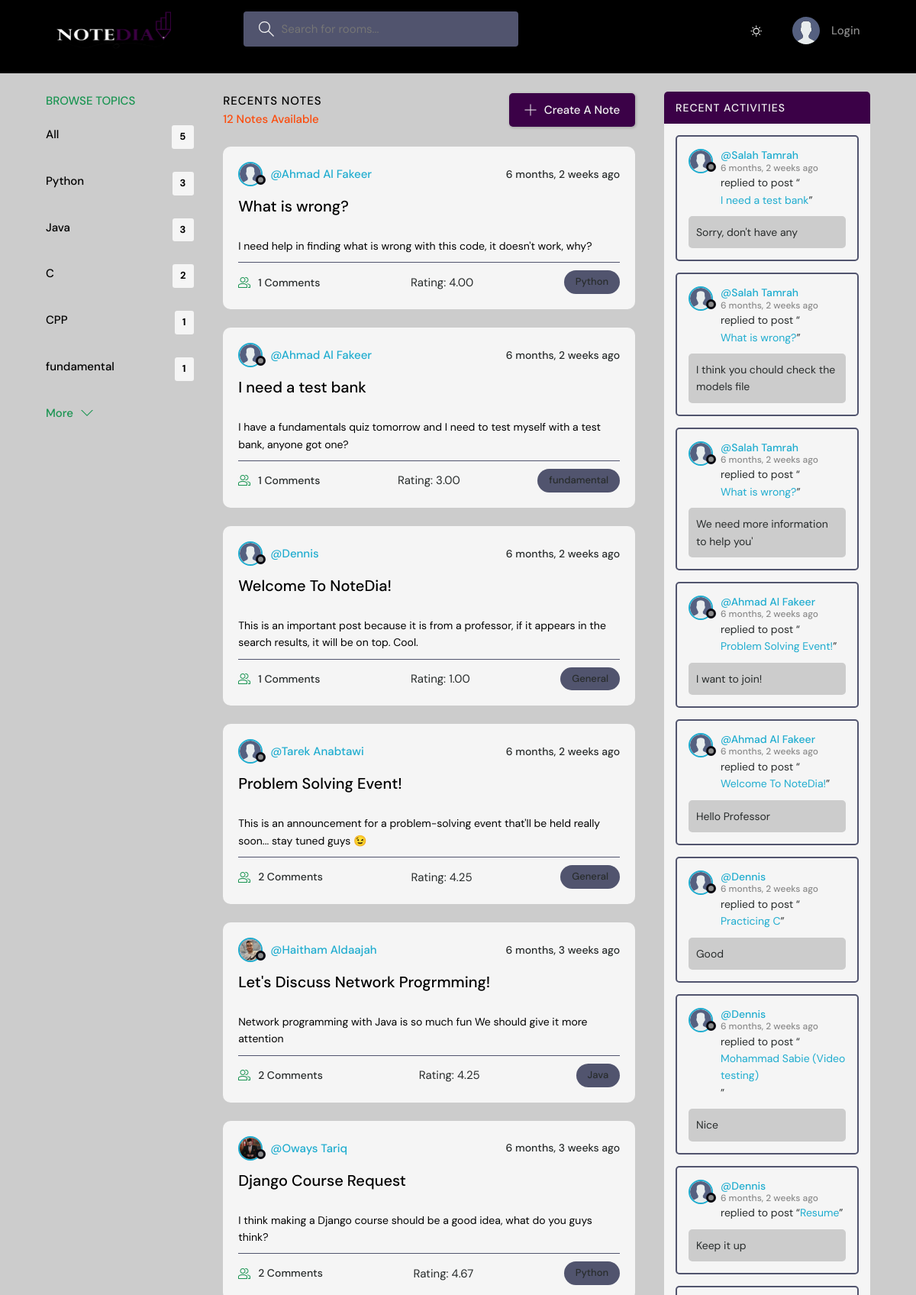
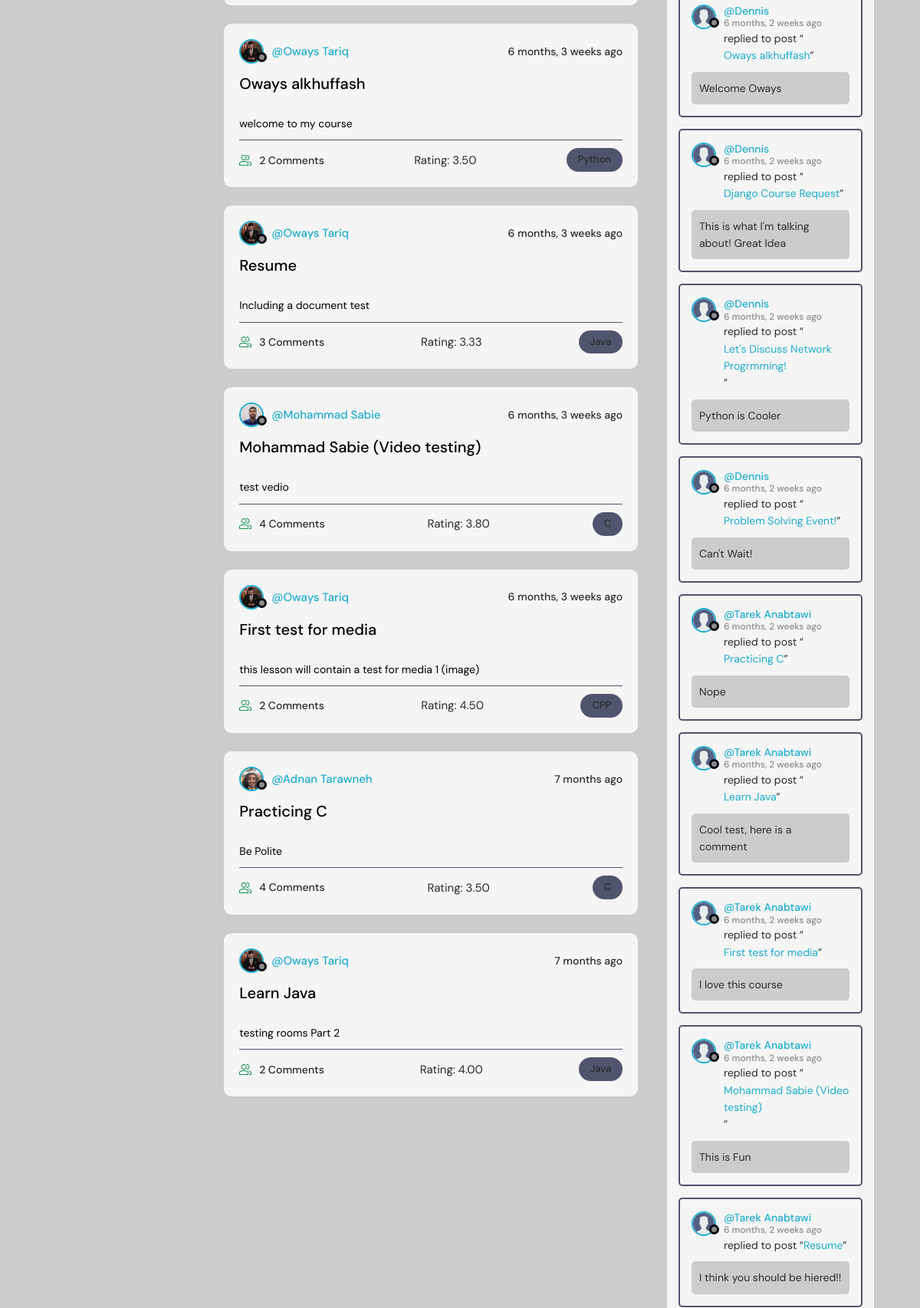
The page / (upper part) on the database its author committed (2 pictures, top to bottom).
### base/models.py (models this page shows, shortened)
class Topic(models.Model):
    name = models.CharField(max_length=200)
    MAJOR_CHOICES = [
        ('Computer Science','Computer Science'),
        ('Computer Information Systems','Computer Information Systems'),
        ('Bussiness Information Technology','Bussiness Information Technology'),
        ('Artifical Intelligence','Artifical Intelligence'),
        ('Data Science','Data Science'),
        ('CyberSecurity','CyberSecurity'),
        ('Computer Engineering','Computer Engineering'),
        ('Software Engineering','Software Engineering'),
    ]
    majors = MultiSelectField(max_length=200, choices=MAJOR_CHOICES,null=True)

class Room(models.Model):
    host = models.ForeignKey(User,on_delete=models.SET_NULL,null=True)
    topic = models.ForeignKey(Topic,on_delete=models.SET_NULL,null=True)
    name = models.CharField(max_length=200)
    description = models.TextField(null=True,blank=True)
    participants = models.ManyToManyField(User,related_name='participants',blank=True)
    updated = models.DateTimeField(auto_now=True)
    created = models.DateTimeField(auto_now_add=True)
    media_file = models.FileField(null=True,upload_to='media/',blank=True)
    rating_stars = models.IntegerField(choices=(
        (1, '1 Star'),
        (2, '2 Stars'),
        (3, '3 Stars'),
        (4, '4 Stars'),
        (5, '5 Stars'),
    ), null=True, blank=True)
    rating_count = models.IntegerField(default=0)
    rating_average = models.FloatField(default=0)
    rating_sum= models.FloatField(default=0)
    rating = models.IntegerField(default=0)
    last_rated_by = models.ForeignKey(User, on_delete=models.SET_NULL, null=True, related_name='last_rated_room',blank=True)
    isProfessor =models.BooleanField(default=False)
    class Meta:
        ordering= ['-created']
    def __str__(self):
        return self.name

class User(AbstractUser):
    name =models.CharField(max_length=200,null=True)
    email =models.EmailField(unique=True,null=True)
    bio =models.TextField(null=True)
    avatar =models.ImageField(null=True,default="avatar.svg")
    isProfessor =models.BooleanField(default=False)
    major =models.CharField(max_length=70,
                            choices=[('Computer Science','Computer Science'),
                                     ('Computer Information Systems','Computer Information Systems'),
                                     ('Bussiness Information Technology','Bussiness Information Technology'),
                                     ('Artifical Intelligence','Artifical Intelligence'),
                                     ('Data Science','Data Science'),
                                     ('CyberSecurity','CyberSecurity'),
                                     ('Computer Engineering','Computer Engineering'),
                                     ('Software Engineering','Software Engineering'),],null=True)
    topic = models.ManyToManyField(Topic, through="UserTopic",limit_choices_to={'majors': major})
    USERNAME_FIELD ='email'
    REQUIRED_FIELDS =[]

class Message(models.Model):
    user= models.ForeignKey(User,on_delete=models.CASCADE)
    room=models.ForeignKey(Room, on_delete=models.CASCADE)
    body= models.TextField()
    updated = models.DateTimeField(auto_now=True)
    created = models.DateTimeField(auto_now_add=True)
    class Meta:
        ordering= ['-updated','-created']

### base/views.py (the view)
# urls.py: path('',views.Home,name="home"),
def Home(request):
    q=request.GET.get('q')
    if request.GET.get('q') != None :
        rooms=Room.objects.filter(Q(topic__name__icontains=q) | Q(name__icontains=q) | Q(description__icontains=q)).order_by('-isProfessor','-rating_average','-created')
    else:
        q=''
        rooms=Room.objects.filter(Q(topic__name__icontains=q) | Q(name__icontains=q) | Q(description__icontains=q))
    room_count= rooms.count()
    if request.user.is_authenticated:
        topics=User.objects.get(id=request.user.id)
    else:
        topics =Topic.objects.all()[0:5]
    room_messages = Message.objects.filter(Q(room__topic__name__icontains=q))
    context={'rooms':rooms,'room_count':room_count, 'room_messages':room_messages,'topics':topics}
    return render(request,'base/home.html',context)

### base/templates/base/home.html (shortened to what this page needs)
{% extends 'main.html' %}
{% block content %}
<main class="layout layout--3">
  <div class="container">
          {% include 'base/topics_component.html' %}
    <div class="roomList">
            <div class="roomList__header">
              <div>
                <h2>Recents Notes</h2>
                <p>{{room_count}} Notes Available</p>
              </div>
              <a class="btn btn--main" href="{% url 'create-room' %}">
                <svg version="1.1" xmlns="http://www.w3.org/2000/svg" width="32" height="32" viewBox="0 0 32 32">
                  <title>add</title>
                  <path d="M16.943 0.943h-1.885v14.115h-14.115v1.885h14.115v14.115h1.885v-14.115h14.115v-1.885h-14.115v-14.115z">
                  </path>
                </svg>
                Create A Note
              </a>
            </div>
          {% include 'base/feed_component.html' %}
    </div>
          {% include 'base/activity_component.html' %}
  </div>
</main>
{% endblock %}

### base/templates/base/topics_component.html (shortened to what this page needs)
<div class="topics">
  <div class="topics__header">
      <h2>Browse Topics</h2>
  </div>
  <ul class="topics__list">
      {% if user.is_authenticated %}
          <li>
              <a class="topic" href="{% url 'home' %}">All <span>{{ user.topic.count }}</span></a>
          </li>
          {% for topic in user.topic.all %}
              <li>
                  <a class="topic" href="{% url 'home' %}?q={{ topic.name }}">{{ topic.name }} <span>{{ topic.room_set.all.count }}</span></a>
              </li>
          {% endfor %}
      {% else %}
          <li>
              <a class="topic" href="{% url 'home' %}">All <span>{{ topics.count }}</span></a>
          </li>
          {% for topic in topics %}
              <li>
                  <a class="topic" href="{% url 'home' %}?q={{ topic.name }}">{{ topic.name }} <span>{{ topic.room_set.all.count }}</span></a>
              </li>
          {% endfor %}
      {% endif %}
  </ul>
  <a class="btn btn--link" href="{% url 'topics' %}">
      More
      <svg version="1.1" xmlns="http://www.w3.org/2000/svg" width="32" height="32" viewBox="0 0 32 32">
          <title>chevron-down</title>
          <path d="M16 21l-13-13h-3l16 16 16-16h-3l-13 13z"></path>
      </svg>
  </a><br><br>
</div>

### base/templates/base/feed_component.html (shortened to what this page needs)
{% for room in rooms %}
<div class="roomListRoom">
  <div class="roomListRoom__header">
    <a href="{% url 'user-profile' room.host.id %}" class="roomListRoom__author">
      <div class="avatar avatar--small">
        <img src="{{room.host.avatar.url}}" />
      </div>
      <span>@{{room.host.name}}</span>
    </a>
    <div class="roomListRoom__actions">
      <span>{{room.created|timesince}} ago</span>
    </div>
  </div>
  <div class="roomListRoom__content">
    <a href="{% url 'room' room.id %}">{{room.name}}</a>
  </div>
  <div class="room__details">
    {{room.description}}
  </div>
  <div class="roomListRoom__meta">
    <a href="{% url 'room' room.id %}" class="roomListRoom__joined">
      {{room.participants.all.count}} Comments
    </a>
    {% if room.rating_count > 0 %}
    <p>Rating: {{ room.rating_average|floatformat:2 }}</p>
    {% else %}
    <p>No ratings yet.</p>
    {% endif %}
    <p class="roomListRoom__topic">{{room.topic.name}}</p>
  </div>
</div>
{% endfor %}

### base/templates/base/activity_component.html (shortened to what this page needs)
<div class="activities">
    <div class="activities__header">
      <h2>Recent Activities</h2>
    </div>
    {%for message in room_messages%}
    <div class="activities__box">
      <div class="activities__boxHeader roomListRoom__header">
        <a href="{% url 'user-profile' message.user.id %}" class="roomListRoom__author">
          <div class="avatar avatar--small">
            <img src="{{message.user.avatar.url}}" />
          </div>
          <p>
            @{{message.user.name}}
            <span>{{message.created|timesince}} ago</span>
          </p>
        </a>
      </div>
      <div class="activities__boxContent">
        <p>replied to post “<a href="{% url 'room' message.room.id %}">{{message.room}}</a>”</p>
        <div class="activities__boxRoomContent">
            {{message.body}}
        </div>
      </div>
    </div>
    {% endfor %}
  </div>

### rows shown on the page
Topic: name "Python", room_set.all.count "3"
Topic: name "Java", room_set.all.count "3"
Topic: name "C", room_set.all.count "2"
Topic: name "CPP", room_set.all.count "1"
Topic: name "fundamental", room_set.all.count "1"
Room: host.avatar (placeholder picture), host.name "Ahmad Al Fakeer", created "6 months, 2 weeks", name "What is wrong?", description "I need help in finding what is wrong with this code, it doesn't work, why?", participants.all.count "1", rating_average "4.00", topic.name "Python"
Room: host.avatar (placeholder picture), host.name "Ahmad Al Fakeer", created "6 months, 2 weeks", name "I need a test bank", description "I have a fundamentals quiz tomorrow and I need to test myself with a test bank, anyone got one?", participants.all.count "1", rating_average "3.00", topic.name "fundamental"
Room: host.avatar (placeholder picture), host.name "Dennis", created "6 months, 2 weeks", name "Welcome To NoteDia!", description "This is an important post because it is from a professor, if it appears in the search results, it will be on top. Cool.", participants.all.count "1", rating_average "1.00", topic.name "General"
Room: host.avatar (placeholder picture), host.name "Tarek Anabtawi", created "6 months, 2 weeks", name "Problem Solving Event!", description "This is an announcement for a problem-solving event that'll be held really soon... stay tuned guys 😉", participants.all.count "2", rating_average "4.25", topic.name "General"
Room: host.avatar (picture), host.name "Haitham Aldaajah", created "6 months, 3 weeks", name "Let's Discuss Network Progrmming!", description "Network programming with Java is so much fun We should give it more attention", participants.all.count "2", rating_average "4.25", topic.name "Java"
Room: host.avatar (picture), host.name "Oways Tariq", created "6 months, 3 weeks", name "Django Course Request", description "I think making a Django course should be a good idea, what do you guys think?", participants.all.count "2", rating_average "4.67", topic.name "Python"
Room: host.avatar (picture), host.name "Oways Tariq", created "6 months, 3 weeks", name "Oways alkhuffash", description "welcome to my course", participants.all.count "2", rating_average "3.50", topic.name "Python"
Room: host.avatar (picture), host.name "Oways Tariq", created "6 months, 3 weeks", name "Resume", description "Including a document test", participants.all.count "3", rating_average "3.33", topic.name "Java"
Room: host.avatar (picture), host.name "Mohammad Sabie", created "6 months, 3 weeks", name "Mohammad Sabie (Video testing)", description "test vedio", participants.all.count "4", rating_average "3.80", topic.name "C"
Room: host.avatar (picture), host.name "Oways Tariq", created "6 months, 3 weeks", name "First test for media", description "this lesson will contain a test for media 1 (image)", participants.all.count "2", rating_average "4.50", topic.name "CPP"
Room: host.avatar (picture), host.name "Adnan Tarawneh", created "7 months", name "Practicing C", description "Be Polite", participants.all.count "4", rating_average "3.50", topic.name "C"
Room: host.avatar (picture), host.name "Oways Tariq", created "7 months", name "Learn Java", description "testing rooms Part 2", participants.all.count "2", rating_average "4.00", topic.name "Java"
Message: user.avatar (placeholder picture), user.name "Salah Tamrah", created "6 months, 2 weeks", room "I need a test bank", body "Sorry, don't have any"
Message: user.avatar (placeholder picture), user.name "Salah Tamrah", created "6 months, 2 weeks", room "What is wrong?", body "I think you chould check the models file"
Message: user.avatar (placeholder picture), user.name "Salah Tamrah", created "6 months, 2 weeks", room "What is wrong?", body "We need more information to help you'"
Message: user.avatar (placeholder picture), user.name "Ahmad Al Fakeer", created "6 months, 2 weeks", room "Problem Solving Event!", body "I want to join!"
Message: user.avatar (placeholder picture), user.name "Ahmad Al Fakeer", created "6 months, 2 weeks", room "Welcome To NoteDia!", body "Hello Professor"
Message: user.avatar (placeholder picture), user.name "Dennis", created "6 months, 2 weeks", room "Practicing C", body "Good"
Message: user.avatar (placeholder picture), user.name "Dennis", created "6 months, 2 weeks", room "Mohammad Sabie (Video testing)", body "Nice"
Message: user.avatar (placeholder picture), user.name "Dennis", created "6 months, 2 weeks", room "Resume", body "Keep it up"
Message: user.avatar (placeholder picture), user.name "Dennis", created "6 months, 2 weeks", room "Oways alkhuffash", body "Welcome Oways"
Message: user.avatar (placeholder picture), user.name "Dennis", created "6 months, 2 weeks", room "Django Course Request", body "This is what I'm talking about! Great Idea"
Message: user.avatar (placeholder picture), user.name "Dennis", created "6 months, 2 weeks", room "Let's Discuss Network Progrmming!", body "Python is Cooler"
Message: user.avatar (placeholder picture), user.name "Dennis", created "6 months, 2 weeks", room "Problem Solving Event!", body "Can't Wait!"
Message: user.avatar (placeholder picture), user.name "Tarek Anabtawi", created "6 months, 2 weeks", room "Practicing C", body "Nope"
Message: user.avatar (placeholder picture), user.name "Tarek Anabtawi", created "6 months, 2 weeks", room "Learn Java", body "Cool test, here is a comment"
Message: user.avatar (placeholder picture), user.name "Tarek Anabtawi", created "6 months, 2 weeks", room "First test for media", body "I love this course"
Message: user.avatar (placeholder picture), user.name "Tarek Anabtawi", created "6 months, 2 weeks", room "Mohammad Sabie (Video testing)", body "This is Fun"
Message: user.avatar (placeholder picture), user.name "Tarek Anabtawi", created "6 months, 2 weeks", room "Resume", body "I think you should be hiered!!"

### other values the page prints
{{ topics.count }} "5"
{{ room_count }} "12"
